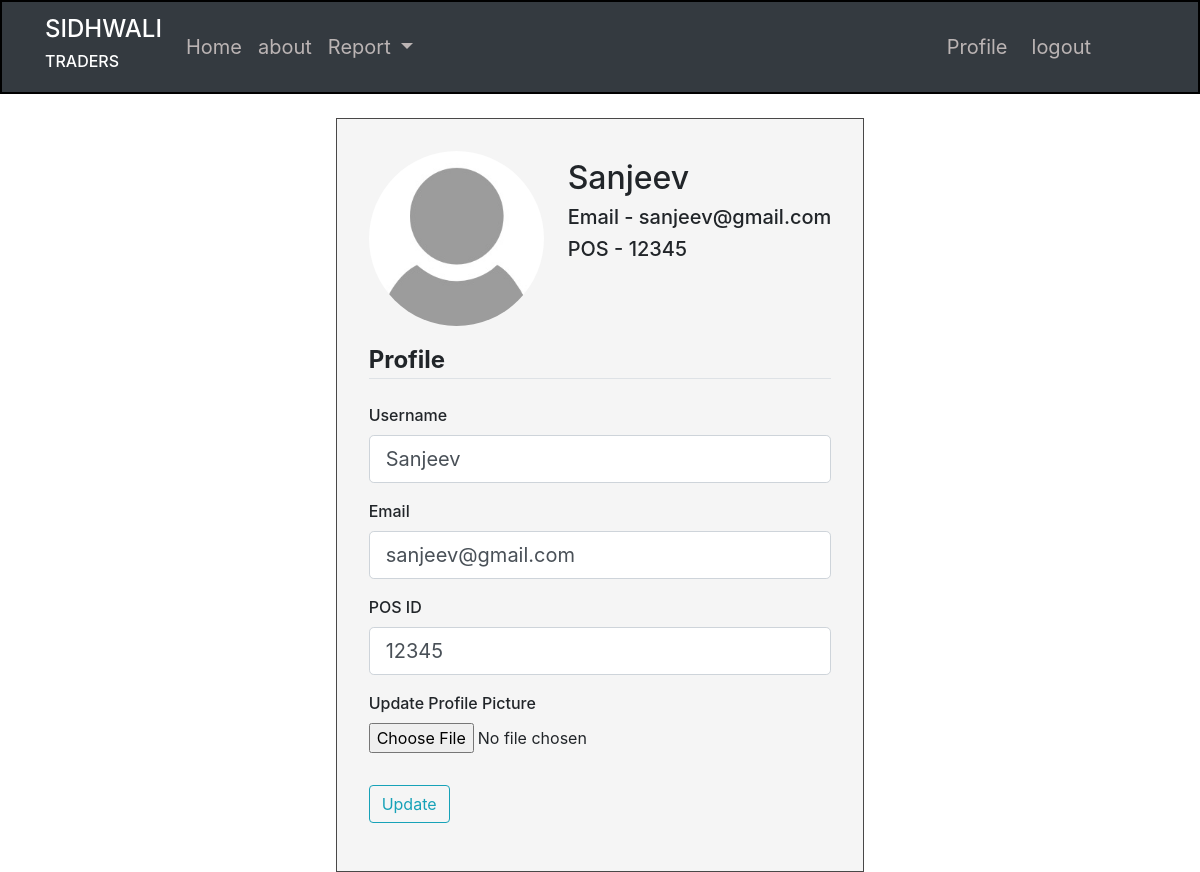
Page /profile (signed in) on the earlier database version.
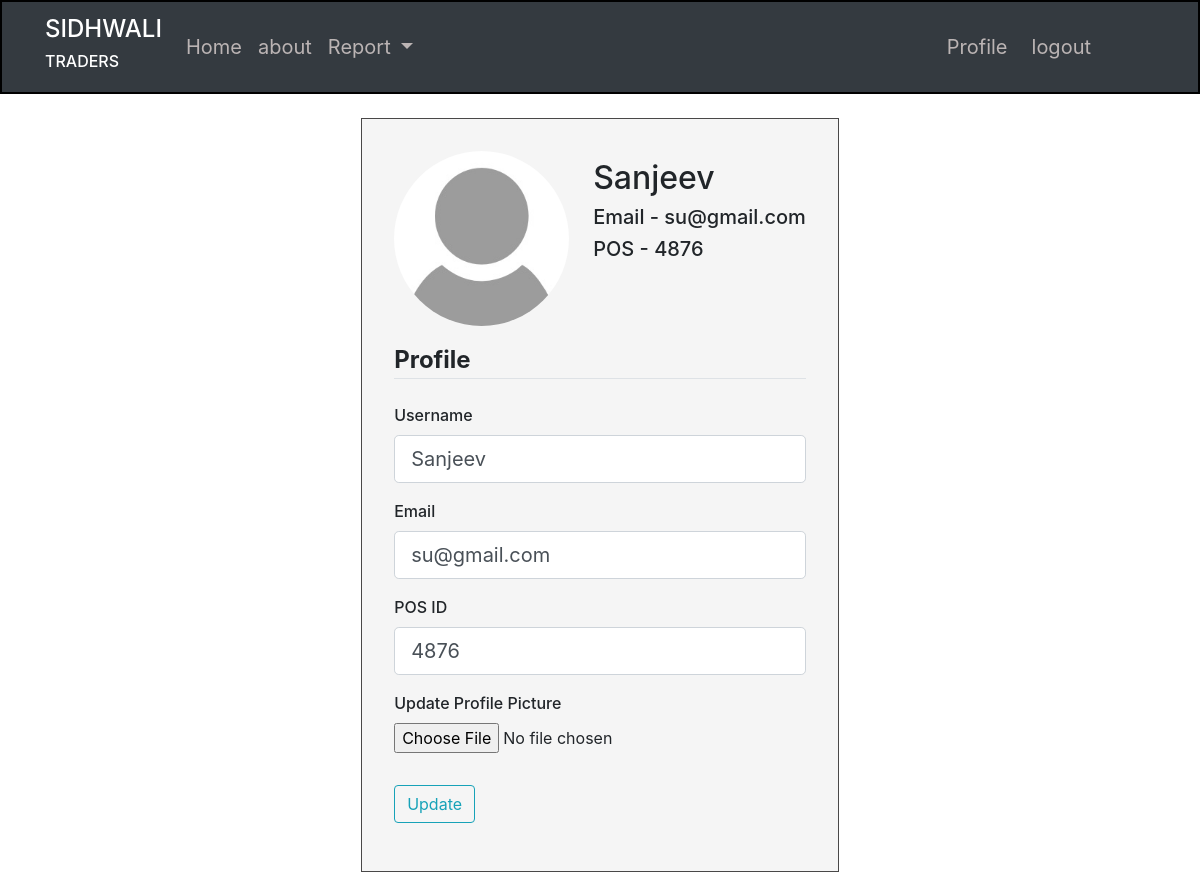
Same page on the later database version.
### crm/models.py (models this page shows, shortened)
class User(db.Model, UserMixin):
    id = db.Column(db.Integer, primary_key=True)
    username = db.Column(db.String(20), unique=True, nullable=False)
    email = db.Column(db.String(120), unique=True, nullable=False)
    image_file = db.Column(db.String(20), nullable=False, default="default.jpeg")
    password = db.Column(db.String(20), nullable=False)
    pos_id = db.Column(db.Integer, unique=True, nullable=False)
    hisaab = db.relationship("Hisaab", backref="fos", lazy="dynamic")

### crm/routes.py (the view)
@app.route("/profile", methods=["GET", "POST"])
@login_required
def profile():
    form = UpdateProfileForm()
    if form.validate_on_submit():
        if form.picture.data:
            picture_file = save_picture(form.picture.data)
            current_user.image_file = picture_file
        current_user.username = form.username.data
        current_user.email = form.email.data
        current_user.pos_id = form.pos_id.data
        db.session.commit()
        flash("Your profile has been updated", "success")
        return redirect(url_for("profile"))
    elif request.method == "GET":
        form.username.data = current_user.username
        form.email.data = current_user.email
        form.pos_id.data = current_user.pos_id
    image_file = url_for("static", filename="profile_pics/" + current_user.image_file)
    return render_template(
        "profile.html", title="Profile", image_file=image_file, form=form
    )

### crm/forms.py (shortened to what this page needs)
class UpdateProfileForm(FlaskForm):
    username = StringField(
        "Username", validators=[DataRequired(), Length(min=2, max=20)]
    )
    email = StringField("Email", validators=[DataRequired(), email()])
    pos_id = IntegerField("POS ID", validators=[DataRequired()])
    picture = FileField(
        "Update Profile Picture", validators=[FileAllowed(["jpg", "jpeg", "png"])]
    )
    submit = SubmitField("Update")

### crm/models.py (called while the page is built)
@login_manager.user_loader
def load_user(user_id):
    return User.query.get(int(user_id))

### crm/templates/profile.html (shortened to what this page needs)
{% extends "index.html" %}
{% block content  %}
<div class="d-flex justify-content-center">
   <div class="content-section mt-4">
      <div class="media">
         <img class="rounded-circle account-img mr-4" src="{{ image_file }}">
         <div class="media-body mt-2">
            <h2 class="mt-0">{{ current_user.username }}</h2>
            <h5 class="mt-0">Email - {{ current_user.email }}</h5>
            <h5 class="mt-0">POS - {{ current_user.pos_id }}</h5>
         </div>
      </div>
      <div>
         <form method="POST" action="" enctype="multipart/form-data">
            <fieldset class="form-group">
               <legend class="border-bottom mb-4"><strong>Profile</strong></legend>
               <div class="form-group">
                  {{ form.username.label(class="form-control-label") }}
                  {% if form.username.errors %}
                  {{ form.username(class="form-control form-control-lg is-invalid") }}
                  <div class="invalid-feedback">
                     {% for error in form.username.errors%}
                     <span>{{ error }}</span>
                     {% endfor %}
                  </div>
                  {% else %}
                  {{ form.username(class="form-control form-control-lg") }}
                  {% endif %}
               </div>
               <div class="form-group">
                  {{ form.email.label(class="form-control-label") }}
                  {% if form.email.errors %}
                  {{ form.email(class="form-control form-control-lg is-invalid") }}
                  <div class="invalid-feedback">
                     {% for error in form.email.errors%}
                     <span>{{ error }}</span>
                     {% endfor %}
                  </div>
                  {% else %}
                  {{ form.email(class="form-control form-control-lg") }}
                  {% endif %}
               </div>
               <div class="form-group">
                  {{ form.pos_id.label(class="form-control-label") }}
                  {% if form.pos_id.errors %}
                  {{ form.pos_id(class="form-control form-control-lg is-invalid") }}
                  <div class="invalid-feedback">
                     {% for error in form.pos_id.errors%}
                     <span>{{ error }}</span>
                     {% endfor %}
                  </div>
                  {% else %}
                  {{ form.pos_id(class="form-control form-control-lg") }}
                  {% endif %}
               </div>
               <div class="form-group">
                  {{ form.picture.label() }}
                  {{ form.picture(class="form-control-file") }}
               </div>
            </fieldset>
            <div class="form-group">
               {{ form.submit(class="btn btn-outline-info") }}
            </div>
         </form>
      </div>
   </div>
</div>
{% endblock content %}

Differences in the rows shown:
changed User "Sanjeev": email "sanjeev@gmail.com" → "su@gmail.com"; pos_id "12345" → "4876"
